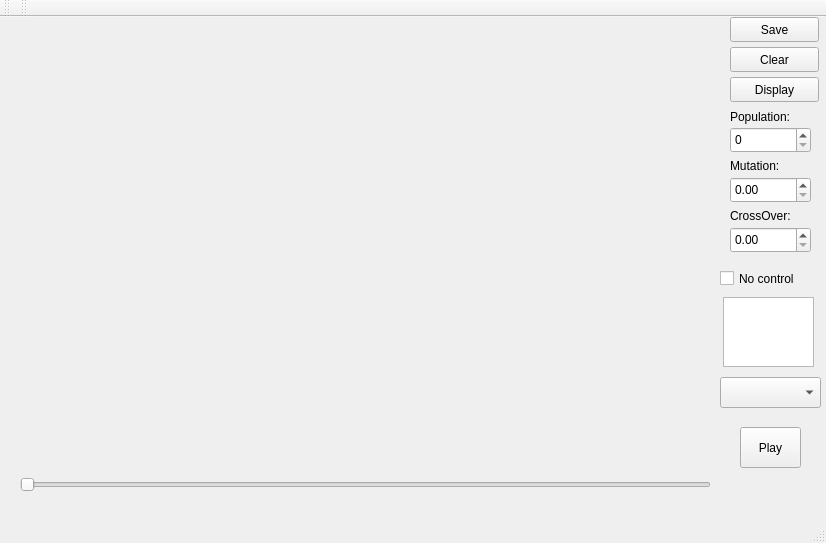
<?xml version="1.0" encoding="UTF-8"?>
<ui version="4.0">
 <class>Graph</class>
 <widget class="QMainWindow" name="Graph">
  <property name="geometry">
   <rect>
    <x>0</x>
    <y>0</y>
    <width>826</width>
    <height>543</height>
   </rect>
  </property>
  <property name="minimumSize">
   <size>
    <width>826</width>
    <height>543</height>
   </size>
  </property>
  <property name="maximumSize">
   <size>
    <width>826</width>
    <height>543</height>
   </size>
  </property>
  <property name="windowTitle">
   <string>Graph</string>
  </property>
  <widget class="QWidget" name="centralWidget">
   <widget class="QPushButton" name="playButton">
    <property name="geometry">
     <rect>
      <x>740</x>
      <y>410</y>
      <width>61</width>
      <height>41</height>
     </rect>
    </property>
    <property name="minimumSize">
     <size>
      <width>61</width>
      <height>41</height>
     </size>
    </property>
    <property name="maximumSize">
     <size>
      <width>61</width>
      <height>41</height>
     </size>
    </property>
    <property name="text">
     <string>Play</string>
    </property>
   </widget>
   <widget class="QComboBox" name="subjectSelection">
    <property name="geometry">
     <rect>
      <x>720</x>
      <y>360</y>
      <width>101</width>
      <height>31</height>
     </rect>
    </property>
   </widget>
   <widget class="QTextEdit" name="textEdit">
    <property name="geometry">
     <rect>
      <x>723</x>
      <y>280</y>
      <width>91</width>
      <height>70</height>
     </rect>
    </property>
   </widget>
   <widget class="QWidget" name="chartWidget" native="true">
    <property name="geometry">
     <rect>
      <x>20</x>
      <y>30</y>
      <width>691</width>
      <height>421</height>
     </rect>
    </property>
   </widget>
   <widget class="QSlider" name="horizontalSlider">
    <property name="geometry">
     <rect>
      <x>20</x>
      <y>460</y>
      <width>691</width>
      <height>16</height>
     </rect>
    </property>
    <property name="orientation">
     <enum>Qt::Horizontal</enum>
    </property>
   </widget>
   <widget class="QCheckBox" name="checkBox">
    <property name="geometry">
     <rect>
      <x>720</x>
      <y>250</y>
      <width>92</width>
      <height>23</height>
     </rect>
    </property>
    <property name="text">
     <string>No control</string>
    </property>
   </widget>
   <widget class="QDoubleSpinBox" name="crossSpin">
    <property name="geometry">
     <rect>
      <x>730</x>
      <y>210</y>
      <width>81</width>
      <height>26</height>
     </rect>
    </property>
   </widget>
   <widget class="QDoubleSpinBox" name="mutationSpin">
    <property name="geometry">
     <rect>
      <x>730</x>
      <y>160</y>
      <width>81</width>
      <height>26</height>
     </rect>
    </property>
   </widget>
   <widget class="QSpinBox" name="popSizeSpin">
    <property name="geometry">
     <rect>
      <x>730</x>
      <y>110</y>
      <width>81</width>
      <height>26</height>
     </rect>
    </property>
   </widget>
   <widget class="QLabel" name="label">
    <property name="geometry">
     <rect>
      <x>730</x>
      <y>90</y>
      <width>81</width>
      <height>20</height>
     </rect>
    </property>
    <property name="text">
     <string>Population:</string>
    </property>
   </widget>
   <widget class="QLabel" name="label_2">
    <property name="geometry">
     <rect>
      <x>730</x>
      <y>140</y>
      <width>67</width>
      <height>17</height>
     </rect>
    </property>
    <property name="text">
     <string>Mutation:</string>
    </property>
   </widget>
   <widget class="QLabel" name="label_3">
    <property name="geometry">
     <rect>
      <x>730</x>
      <y>190</y>
      <width>91</width>
      <height>17</height>
     </rect>
    </property>
    <property name="text">
     <string>CrossOver:</string>
    </property>
   </widget>
   <widget class="QPushButton" name="saveButton">
    <property name="geometry">
     <rect>
      <x>730</x>
      <y>0</y>
      <width>89</width>
      <height>25</height>
     </rect>
    </property>
    <property name="minimumSize">
     <size>
      <width>89</width>
      <height>25</height>
     </size>
    </property>
    <property name="maximumSize">
     <size>
      <width>89</width>
      <height>25</height>
     </size>
    </property>
    <property name="text">
     <string>Save</string>
    </property>
   </widget>
   <widget class="QPushButton" name="clearButton">
    <property name="geometry">
     <rect>
      <x>730</x>
      <y>30</y>
      <width>89</width>
      <height>25</height>
     </rect>
    </property>
    <property name="minimumSize">
     <size>
      <width>89</width>
      <height>25</height>
     </size>
    </property>
    <property name="maximumSize">
     <size>
      <width>89</width>
      <height>25</height>
     </size>
    </property>
    <property name="text">
     <string>Clear</string>
    </property>
   </widget>
   <widget class="QPushButton" name="displayButton">
    <property name="geometry">
     <rect>
      <x>730</x>
      <y>60</y>
      <width>89</width>
      <height>25</height>
     </rect>
    </property>
    <property name="minimumSize">
     <size>
      <width>89</width>
      <height>25</height>
     </size>
    </property>
    <property name="maximumSize">
     <size>
      <width>89</width>
      <height>25</height>
     </size>
    </property>
    <property name="text">
     <string>Display</string>
    </property>
   </widget>
  </widget>
  <widget class="QMenuBar" name="menuBar">
   <property name="geometry">
    <rect>
     <x>0</x>
     <y>0</y>
     <width>826</width>
     <height>22</height>
    </rect>
   </property>
  </widget>
  <widget class="QToolBar" name="mainToolBar">
   <attribute name="toolBarArea">
    <enum>TopToolBarArea</enum>
   </attribute>
   <attribute name="toolBarBreak">
    <bool>false</bool>
   </attribute>
  </widget>
  <widget class="QStatusBar" name="statusBar"/>
  <widget class="QToolBar" name="toolBar">
   <property name="windowTitle">
    <string>toolBar</string>
   </property>
   <attribute name="toolBarArea">
    <enum>TopToolBarArea</enum>
   </attribute>
   <attribute name="toolBarBreak">
    <bool>false</bool>
   </attribute>
  </widget>
 </widget>
 <layoutdefault spacing="6" margin="11"/>
 <resources/>
 <connections/>
</ui>
